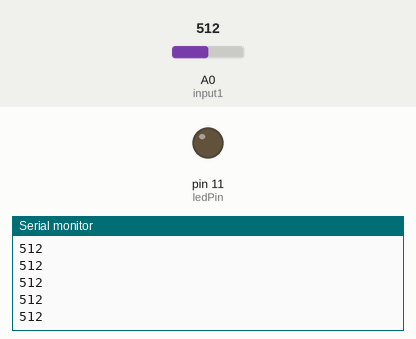
The sketch below on a simulated Arduino Uno, built with avr-gcc and run on an emulated ATmega328P. Shown: output pins drawn as LEDs (lit = HIGH), the last lines printed to the serial monitor. Inputs (shaded band) come from the test bench; at power-on: A0 (input1) = 512.

Above: at 1.2 s.
1.3 s: A0 (input1) set to 0
At 1.8 s:
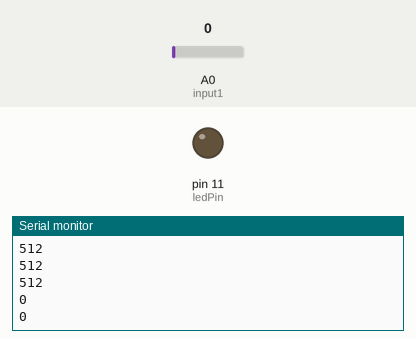
4.3 s: A0 (input1) set to 122
At 5.3 s:
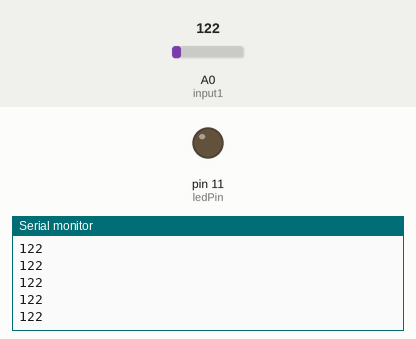
Timing chart, 0 to 7.3 s (numbered marks = the images above; inputs shaded):
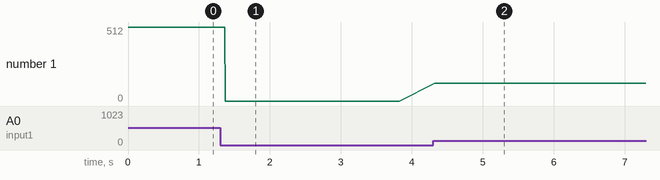

Measured:
- after the input at 1.3 s, the serial monitor: prints a new line after 0.07 s (image 1)
- after the input at 4.3 s, the serial monitor: prints a new line at once (image 2)
- plotted number 1: 512 → 0 after the input at 1.3 s, 0 → 122 after the input at 4.3 s

The sketch:

blinking_light.ino
```cpp
  int ledPin = 11;   //define varaible

  int input1 = 0;  // input for heat resistor

  int value = 0;  // the varable to store the read value

  int loopflag = 0;

  int upchange = 0;

  int breakout = 0;

void setup() {

  Serial.begin(9600);

  pinMode(ledPin,OUTPUT); // led light useing pin 11


}


void loop()    //main               // put your main code here, to run repeatedly:
{
value = analogRead(input1);

Serial.println(value);

if( value == 0 )

        {
                      if (loopflag == 0)
                       {
                         while(1)
                         {
                          loopflag = 1;
                          delay(2);
                          for(int dim = 255; dim > 0; dim--)
                              {
                                analogWrite(ledPin, dim);
                                 breakout = analogRead(input1);

                                  if(breakout == 0)
                                 {
                                  upchange = 1;
                                  break;
                                 }

                                 delay(10);
                               }

                               if (upchange == 1)
                               break;

                            for(int dim= 0; dim < 255 ; dim++)
                          {
                            analogWrite(ledPin,dim);
                            breakout = analogRead(input1);
                            if(breakout == 0)
                            {
                             upchange = 1;
                              break;
                            }
                            delay(10);
                          }

                            if (upchange == 1)
                            break;
                        }

                   }

                   else if(loopflag == 1)
                   {
                    digitalWrite(ledPin, LOW);
                    delay(500);
                    loopflag = 0;
                   }
       }


}
```
